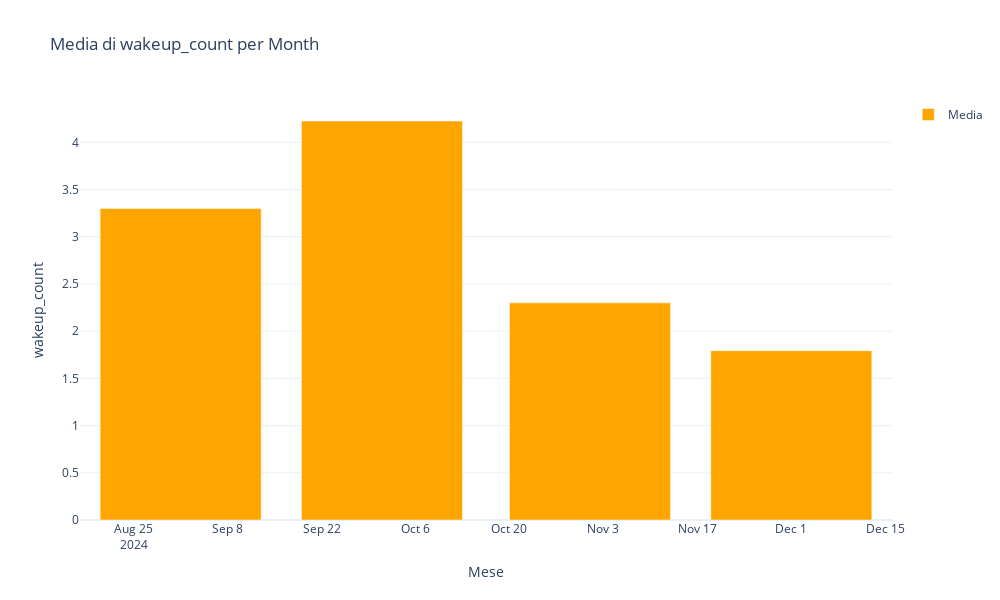

The cell this chart's notebook holds for it:
### Code cell
agg.plot_AggregatedData('wakeup_count', '2023-01-01', end_time, save_png=save)

### Figure 1 — Plotly figure (JSON) as saved in the notebook; plotly's stock layout.template omitted (floating-point values rounded to 4 significant figures)
{"data": [{"marker": {"color": "orange"}, "name": "Media", "type": "bar", "x": ["2024-09", "2024-10", "2024-11", "2024-12"], "y": [3.3, 4.226, 2.3, 1.793]}], "layout": {"height": 600, "showlegend": true, "title": {"text": "Media di wakeup_count per Month"}, "width": 1000, "xaxis": {"title": {"text": "Mese"}}, "yaxis": {"title": {"text": "wakeup_count"}}}}
